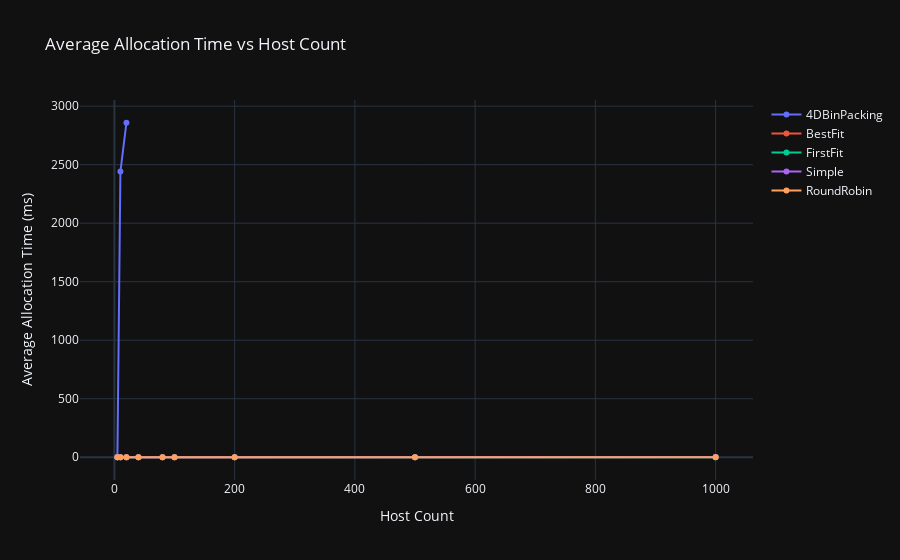

Notebook code for this chart:
### Code cell
fig = go.Figure()

for allocation_policy in allocation_policies:
    allocation_time_df = pd.DataFrame(columns = ['hostCount', 'avgAllocationTime'])
    for host_config in host_configs:
        host_count_df = pd.DataFrame()
        for random_seed in random_seed_configs:
            try:
                df = pd.read_csv(f'../results/VmAllocationPolicy{allocation_policy}/'
                                 f'VmAllocationPolicy{allocation_policy}_hosts_{host_config}_{random_seed}.csv')
                host_count_df = pd.concat([host_count_df, df])
            except FileNotFoundError:
                print(f'File not found: VmAllocationPolicy{allocation_policy}_hosts_{host_config}_{random_seed}.csv')
                continue
        if host_count_df.empty:
            print(f'WARN: Host count - {host_config} not available for - {allocation_policy} policy')
            continue

        avg_allocation_time = host_count_df.loc[:, 'allocationTime'].mean()
        # row_dict = {'hostCount': host_config, 'avgAllocationTime': avg_allocation_time}
        row = [host_config, avg_allocation_time]
        # row_df = pd.DataFrame(row_dict, index=[0])
        # allocation_time_df = pd.concat([allocation_time_df, row_df], ignore_index=True)
        allocation_time_df.loc[len(allocation_time_df)] = row
    # print(allocation_time_df)
    fig.add_trace(go.Scatter(x=allocation_time_df['hostCount'], y=allocation_time_df['avgAllocationTime'], mode='lines+markers', name=allocation_policy))

fig.update_layout(title='Average Allocation Time vs Host Count', xaxis_title='Host Count', yaxis_title='Average Allocation Time (ms)')
fig.show()

### Figure 1 — Plotly figure (JSON) as saved in the notebook; plotly's stock layout.template omitted (floating-point values rounded to 4 significant figures)
{"data": [{"mode": "lines+markers", "name": "4DBinPacking", "x": [5.0, 10.0, 20.0], "y": [1.048, 2442.0, 2858.0], "type": "scatter"}, {"mode": "lines+markers", "name": "BestFit", "x": [5.0, 10.0, 20.0, 40.0, 80.0, 100.0, 200.0, 500.0, 1000.0], "y": [0.03838, 0.03539, 0.03951, 0.06203, 0.09193, 0.1091, 0.2324, 0.4888, 1.155], "type": "scatter"}, {"mode": "lines+markers", "name": "FirstFit", "x": [5.0, 10.0, 20.0, 40.0, 80.0, 100.0, 200.0, 500.0, 1000.0], "y": [0.005775, 0.00381, 0.003358, 0.002647, 0.003198, 0.0032, 0.002553, 0.002444, 0.002243], "type": "scatter"}, {"mode": "lines+markers", "name": "Simple", "x": [5.0, 10.0, 20.0, 40.0, 80.0, 100.0, 200.0, 500.0, 1000.0], "y": [0.01035, 0.01917, 0.03124, 0.04576, 0.09504, 0.1049, 0.1911, 0.5055, 1.262], "type": "scatter"}, {"mode": "lines+markers", "name": "RoundRobin", "x": [5.0, 10.0, 20.0, 40.0, 80.0, 100.0, 200.0, 500.0, 1000.0], "y": [0.003186, 0.001789, 0.002101, 0.00224, 0.001938, 0.001636, 0.001854, 0.00252, 0.002081], "type": "scatter"}], "layout": {"title": {"text": "Average Allocation Time vs Host Count"}, "xaxis": {"title": {"text": "Host Count"}}, "yaxis": {"title": {"text": "Average Allocation Time (ms)"}}}}
